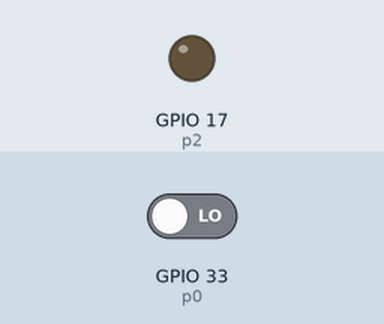
A program run on a simulated ESP32 board running MicroPython. Shown: output pins drawn as LEDs (lit = HIGH). Dashed ring = blinking. The inputs (shaded band) are chosen by the test bench; at power-on: GPIO 33 (p0) LOW. What the program prints to the serial console is not drawn.

Above: at 1.2 s.
1.3 s: GPIO 33 (p0) driven HIGH
At 1.51 s:
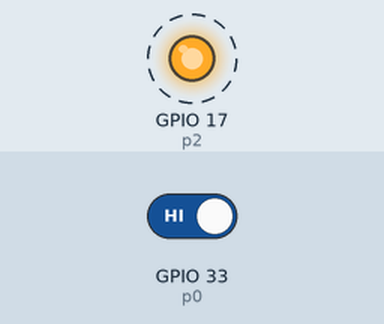
4.3 s: GPIO 33 (p0) driven LOW
At 4.3 s:
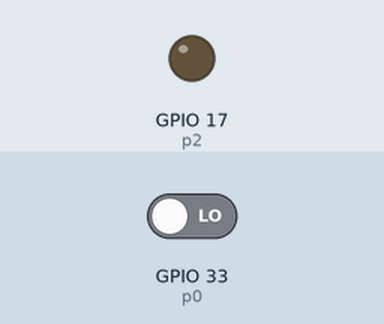
Timing chart, 0 to 7.3 s (numbered marks = the images above; inputs shaded):
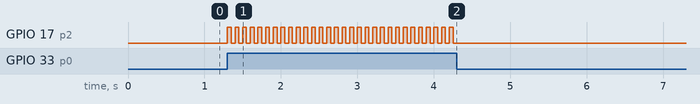

The program:

2.timeMVDetect.py
```python
#測試 2 : 計算 PIR 輸出 High 的時間長度
from machine import Pin
import time
p0=Pin(33, Pin.IN)
p2=Pin(17, Pin.OUT)
waitForLow=False                                     #狀態旗標:用來計算輸出 High 的時間
timerStart=time.ticks_ms()                       #紀錄 High 時長的計時器

def LED_blink():                                        #閃爍 LED 一次的函數
    p2.value(1)
    time.sleep_ms(50)                                  #暫停 50 ms
    p2.value(0)
    time.sleep_ms(50)                                  #暫停 50 ms

while True:
    if p0.value()==1:                                     #PIR 偵測到人體移動時輸出 High (3.3V)
        if not waitForLow:                              #目前是 Low 狀態
            timerStart=time.ticks_ms()            #取得目前時戳更新計時器開始計時
            waitForLow=True                           #更新狀態旗標 : 等待 Low 到來
        LED_blink()
    else:                                                         #PIR 輸出 Low
        if waitForLow:                                    #原先狀態為 High
            print(time.ticks_ms()-timerStart)    #計算時長
            waitForLow=False                           #狀態旗標歸零
        p2.value(0)                                           #熄滅 LED
```

Measured:
- after the input at 1.3 s, GPIO 17 (p2): alternates HIGH for 0.05 s and LOW for 0.05 s, starting at once
- after the input at 4.3 s, GPIO 17 (p2): stops changing and stays LOW
